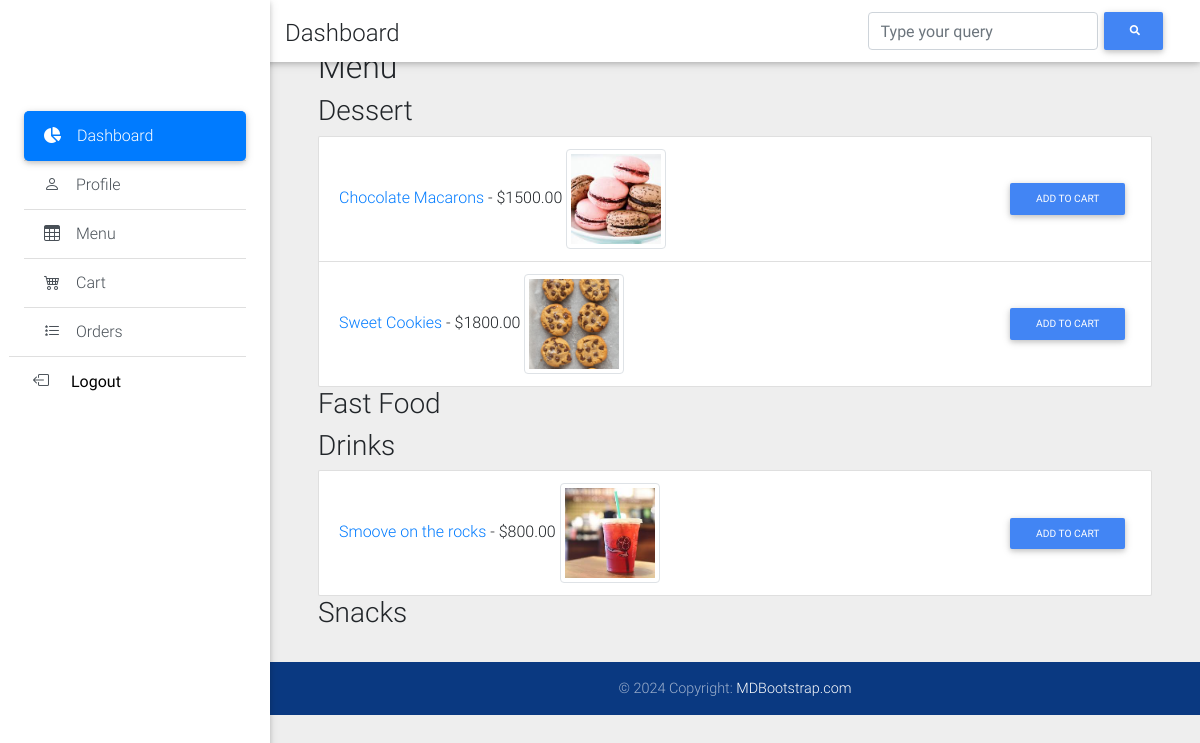
The app's page /menu/ with its own data.
### menu/models.py (models this page shows, shortened)
class Category(models.Model):
    name = models.CharField(max_length=255)

class MenuItem(models.Model):
    name = models.CharField(max_length=255)
    image = models.ImageField(upload_to='menu_images/', blank=True, null=True)  # New field
    description = models.TextField()
    price = models.DecimalField(max_digits=10, decimal_places=2)
    category = models.ForeignKey(Category, related_name='items', on_delete=models.CASCADE)

### menu/views.py (the view)
# urls.py: path('', menu_list_view, name='menu_list'),
def menu_list_view(request):
    categories = Category.objects.all()
    return render(request, 'menu/menu_list.html', {'categories': categories})

### core/context_processors.py (called while the page is built)
def site_settings(request):
    settings = SiteSettings.objects.first()
    return {'site_settings': settings}

### menu/templates/menu/menu_list.html (shortened to what this page needs)
{% extends 'accounts/base.html' %}
{% block content %}
    <main class="pt-5 mx-lg-5">
        <h2>Menu</h2>
        {% for category in categories %}
            <h3>{{ category.name }}</h3>
            <ul class="list-group">
                {% for item in category.items.all %}
                    <li class="list-group-item d-flex justify-content-between align-items-center">
                        <div>
                            <a href="{% url 'menu_item_detail' item.pk %}">{{ item.name }}</a> - ${{ item.price }}
                            {% if item.image %}
                                <img src="{{ item.image.url }}" alt="{{ item.name }}" class="img-thumbnail" style="max-width: 100px; max-height: 100px;">
                            {% endif %}
                        </div>
                        <div>
                            <a href="{% url 'add_to_cart' item.pk %}" class="btn btn-primary btn-sm">Add to Cart</a>
                        </div>
                    </li>
                {% endfor %}
            </ul>
        {% endfor %}
        </main>
{% endblock %}

### records on screen
Category: name "Dessert"
MenuItem: name "Chocolate Macarons", price "1500.00", image (picture)
MenuItem: name "Sweet Cookies", price "1800.00", image (picture)
Category: name "Fast Food"
Category: name "Drinks"
MenuItem: name "Smoove on the rocks", price "800.00", image (picture)
Category: name "Snacks"
